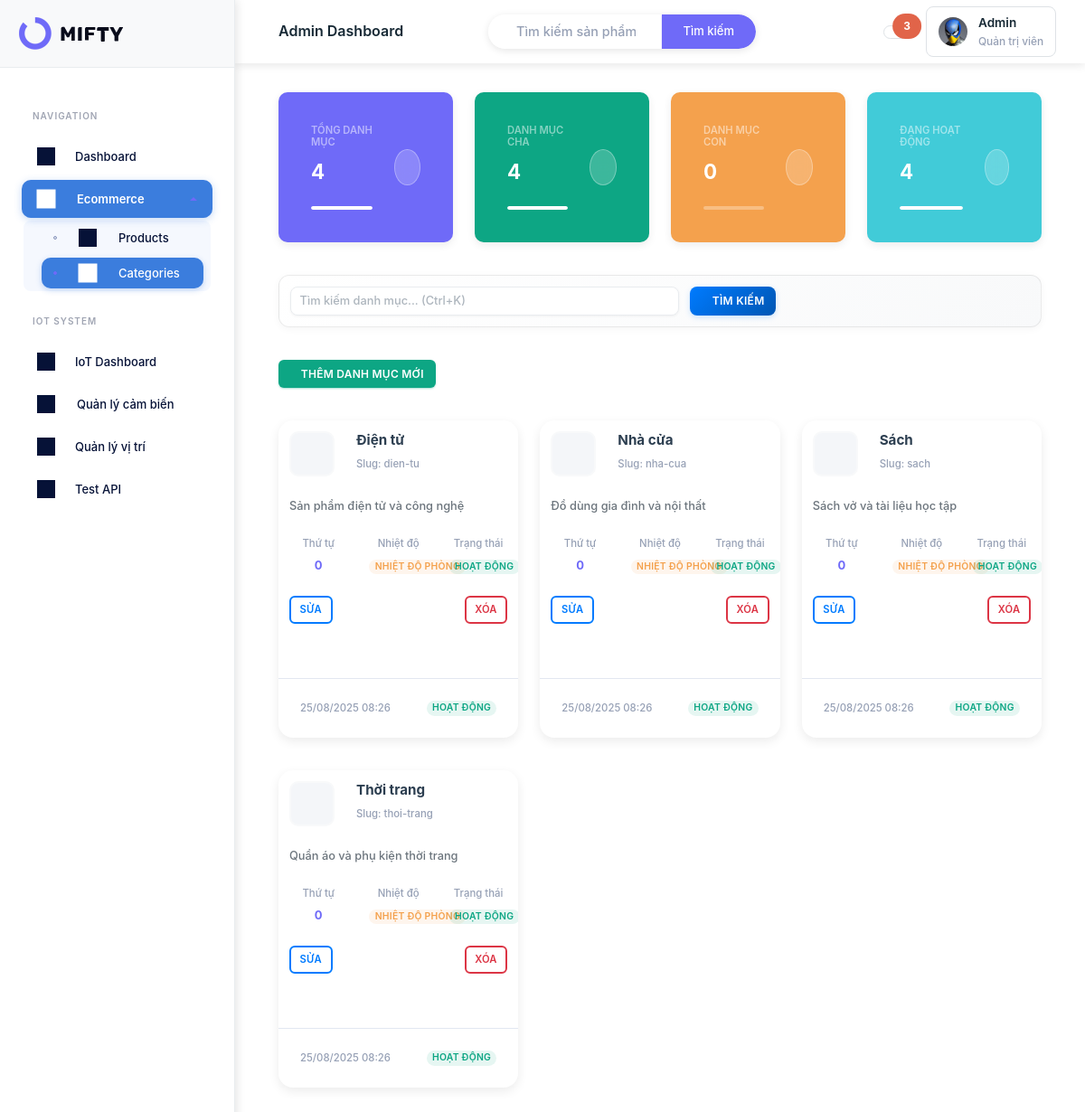
Screenshot of /admin/categories/index.php with the database file from the repository.
### tables this page shows
CREATE TABLE IF NOT EXISTS categories (
    id INT AUTO_INCREMENT PRIMARY KEY,
    name VARCHAR(255) NOT NULL,
    slug VARCHAR(255) UNIQUE NOT NULL,
    description TEXT,
    parent_id INT DEFAULT NULL,
    image VARCHAR(255),
    temperature_type ENUM('frozen', 'chilled', 'ambient') DEFAULT 'ambient' COMMENT 'Loại nhiệt độ: frozen(≤-18°C), chilled(0-5°C), ambient(15-33°C)',
    is_active BOOLEAN DEFAULT TRUE,
    sort_order INT DEFAULT 0,
    created_at TIMESTAMP DEFAULT CURRENT_TIMESTAMP,
    updated_at TIMESTAMP DEFAULT CURRENT_TIMESTAMP ON UPDATE CURRENT_TIMESTAMP,
    FOREIGN KEY (parent_id) REFERENCES categories(id) ON DELETE SET NULL
);

### admin/categories/index.php (the view, shortened to what the rows shown need)
<?php
require_once '../../config/database.php';
require_once '../../models/Category.php';
$category = new Category();
$categories_result = $category->getAll();
$categories = [];
while($row = $categories_result->fetch()) {
    $categories[] = $row;
}
$total_categories = $category->count();
$parent_categories = $category->getParentCategories();
$parent_count = $parent_categories->rowCount();
$search_keyword = '';
$display_categories = $categories;
?>
<!DOCTYPE html>
<html lang="vi" dir="ltr" data-startbar="light" data-bs-theme="light">
<head>
    <link href="../../assets/css/bootstrap.min.css" rel="stylesheet" type="text/css" />
    <link href="../../assets/css/icons.min.css" rel="stylesheet" type="text/css" />
    <link href="../../assets/css/app.min.css" rel="stylesheet" type="text/css" />
    <link href="../../assets/css/custom-override.css" rel="stylesheet" type="text/css" />
    <link href="../partials/layout.css" rel="stylesheet" type="text/css" />
    <link href="../../assets/css/widget.css" rel="stylesheet" type="text/css" />
</head>
<body>
    <div class="content-page">
        <div class="content">
            <div class="container-fluid">
                    <div class="row">
                        <div class="col-md-6 col-lg-3 mb-2">
                            <div class="card stat-card bg-primary text-white">
                                <div class="card-body p-4">
                                    <div class="d-flex justify-content-between align-items-center">
                                        <div class="flex-grow-1">
                                            <h2 class="mb-0 fw-bold"><?php echo $total_categories; ?></h2>
                                        </div>
                                    </div>
                                </div>
                            </div>
                        </div>
                        <div class="col-md-6 col-lg-3 mb-2">
                            <div class="card stat-card bg-success text-white">
                                <div class="card-body p-4">
                                    <div class="d-flex justify-content-between align-items-center">
                                        <div class="flex-grow-1">
                                            <h2 class="mb-0 fw-bold"><?php echo $parent_count; ?></h2>
                                        </div>
                                    </div>
                                </div>
                            </div>
                        </div>
                        <div class="col-md-6 col-lg-3 mb-2">
                            <div class="card stat-card bg-warning text-white">
                                <div class="card-body p-4">
                                    <div class="d-flex justify-content-between align-items-center">
                                        <div class="flex-grow-1">
                                            <h2 class="mb-0 fw-bold"><?php echo $total_categories - $parent_count; ?></h2>
                                        </div>
                                    </div>
                                </div>
                            </div>
                        </div>
                        <div class="col-md-6 col-lg-3 mb-2">
                            <div class="card stat-card bg-info text-white">
                                <div class="card-body p-4">
                                    <div class="d-flex justify-content-between align-items-center">
                                        <div class="flex-grow-1">
                                            <?php
                                            $active_categories = count(array_filter($categories, function($cat) {
                                                return isset($cat['is_active']) && $cat['is_active'] == 1;
                                            }));
                                            ?>
                                            <h2 class="mb-0 fw-bold"><?php echo $active_categories; ?></h2>
                                        </div>
                                    </div>
                                </div>
                            </div>
                        </div>
                    </div>
                    <div class="row content-fade" id="categoryList">
                        <?php if(empty($display_categories)): ?>
                            <div class="col-12">
                                <?php if(!empty($search_keyword)): ?>
                                    <div class="search-empty-state">
                                        <i class="iconoir-search"></i>
                                        <h5>Không tìm thấy danh mục nào</h5>
                                        <p>Không có danh mục nào khớp với từ khóa "<strong><?php echo htmlspecialchars($search_keyword); ?></strong>".</p>
                                        <div class="search-suggestions">
                                            <h6><i class="iconoir-lightbulb"></i> Gợi ý tìm kiếm:</h6>
                                            <ul>
                                                <li>Kiểm tra chính tả từ khóa tìm kiếm</li>
                                                <li>Thử từ khóa ngắn hơn hoặc khác</li>
                                                <li>Xóa bộ lọc để xem tất cả danh mục</li>
                                            </ul>
                                        </div>
                                    </div>
                                <?php else: ?>
                                    <div class="card empty-state">
                                        <div class="card-body text-center py-5">
                                            <h5 class="mt-3">Chưa có danh mục nào</h5>
                                            <button type="button" class="btn btn-primary mt-3 quick-action" onclick="openCreateCategoryModal()">
                                                <i class="iconoir-plus me-2"></i> Tạo danh mục đầu tiên
                                            </button>
                                        </div>
                                    </div>
                                <?php endif; ?>
                            </div>
                        <?php else: ?>
                            <?php foreach($display_categories as $cat): ?>
                                <div class="col-lg-4 col-md-6 mb-4">
                                    <div class="card category-card h-100">
                                        <div class="card-body">
                                            <div class="d-flex align-items-start mb-3">
                                                <?php if(!empty($cat['image'])): ?>
                                                    <img src="../../<?php echo htmlspecialchars($cat['image']); ?>"
                                                         alt="<?php echo htmlspecialchars($cat['name']); ?>"
                                                         class="category-image me-3">
                                                <?php else: ?>
                                                    <div class="category-image bg-light d-flex align-items-center justify-content-center me-3" style="width: 50px; height: 50px; border-radius: 10px; border: 2px solid #f8f9fa;">
                                                    </div>
                                                <?php endif; ?>
                                                <div class="flex-grow-1">
                                                    <h5 class="card-title mb-1"><?php echo htmlspecialchars($cat['name']); ?></h5>
                                                    <small class="text-muted">Slug: <?php echo htmlspecialchars($cat['slug']); ?></small>
                                                </div>
                                            </div>
                                            <p class="card-text mb-3">
                                                <?php echo htmlspecialchars(substr($cat['description'], 0, 80)) . (strlen($cat['description']) > 80 ? '...' : ''); ?>
                                            </p>
                                            <div class="row text-center mb-3">
                                                <div class="col-4">
                                                    <small class="text-muted d-block mb-1">Thứ tự</small>
                                                    <div class="fw-bold text-primary fs-6">
                                                        <?php echo $cat['sort_order']; ?>
                                                    </div>
                                                </div>
                                                <div class="col-4">
                                                    <small class="text-muted d-block mb-1">Nhiệt độ</small>
                                                    <div>
                                                        <?php
                                                        $temp_type = isset($cat['temperature_type']) ? $cat['temperature_type'] : 'ambient';
                                                        $temp_labels = [
                                                            'frozen' => ['Đông lạnh', 'bg-info-subtle text-info'],
                                                            'chilled' => ['Lạnh mát', 'bg-primary-subtle text-primary'],
                                                            'ambient' => ['Nhiệt độ phòng', 'bg-warning-subtle text-warning']
                                                        ];
                                                        $temp_info = $temp_labels[$temp_type] ?? $temp_labels['ambient'];
                                                        ?>
                                                        <span class="badge <?php echo $temp_info[1]; ?>">
                                                            <?php echo $temp_info[0]; ?>
                                                        </span>
                                                    </div>
                                                </div>
                                                <div class="col-4">
                                                    <small class="text-muted d-block mb-1">Trạng thái</small>
                                                    <div>
                                                        <span class="badge <?php echo (isset($cat['is_active']) && $cat['is_active'] == 1) ? 'bg-success-subtle text-success' : 'bg-secondary-subtle text-secondary'; ?>">
                                                            <?php echo (isset($cat['is_active']) && $cat['is_active'] == 1) ? 'Hoạt động' : 'Không hoạt động'; ?>
                                                        </span>
                                                    </div>
                                                </div>
                                            </div>
                                            <div class="d-flex justify-content-between mb-3">
                                                <button type="button"
                                                        class="btn btn-outline-primary"
                                                        onclick="openEditCategoryModal(<?php echo $cat['id']; ?>, '<?php echo htmlspecialchars(addslashes($cat['name'])); ?>', '<?php echo htmlspecialchars(addslashes($cat['slug'])); ?>', '<?php echo htmlspecialchars(addslashes($cat['description'])); ?>', <?php echo $cat['parent_id'] ?: 'null'; ?>, <?php echo $cat['sort_order']; ?>, <?php echo $cat['is_active']; ?>, '<?php echo htmlspecialchars(addslashes($cat['image'])); ?>', '<?php echo isset($cat['temperature_type']) ? $cat['temperature_type'] : 'ambient'; ?>')">
                                                    <i class="iconoir-edit"></i> Sửa
                                                </button>
                                                <button type="button"
                                                        class="btn btn-outline-danger"
                                                        onclick="deleteCategory(<?php echo $cat['id']; ?>, '<?php echo htmlspecialchars(addslashes($cat['name'])); ?>')">
                                                    <i class="iconoir-trash"></i> Xóa
                                                </button>
                                            </div>
                                        </div>
                                        <div class="card-footer bg-transparent border-top">
                                            <div class="d-flex justify-content-between align-items-center">
                                                <small class="text-muted">
                                                    <?php echo date('d/m/Y H:i', strtotime($cat['created_at'])); ?>
                                                </small>
                                                <span class="badge <?php echo (isset($cat['is_active']) && $cat['is_active'] == 1) ? 'bg-success-subtle text-success' : 'bg-secondary-subtle text-secondary'; ?>">
                                                    <?php echo (isset($cat['is_active']) && $cat['is_active'] == 1) ? 'Hoạt động' : 'Không hoạt động'; ?>
                                                </span>
                                            </div>
                                        </div>
                                    </div>
                                </div>
                            <?php endforeach; ?>
                        <?php endif; ?>
                    </div>
                </div>
            </div>
        </div>
</body>
</html>

### rows the page displays
categories: name "Điện tử", slug "dien-tu", description "Sản phẩm điện tử và công nghệ", sort_order "0", temperature_type "NHIỆT ĐỘ PHÒNG", is_active "HOẠT ĐỘNG", created_at "25/08/2025 08:26"
categories: name "Nhà cửa", slug "nha-cua", description "Đồ dùng gia đình và nội thất", sort_order "0", temperature_type "NHIỆT ĐỘ PHÒNG", is_active "HOẠT ĐỘNG", created_at "25/08/2025 08:26"
categories: name "Sách", slug "sach", description "Sách vở và tài liệu học tập", sort_order "0", temperature_type "NHIỆT ĐỘ PHÒNG", is_active "HOẠT ĐỘNG", created_at "25/08/2025 08:26"
categories: name "Thời trang", slug "thoi-trang", description "Quần áo và phụ kiện thời trang", sort_order "0", temperature_type "NHIỆT ĐỘ PHÒNG", is_active "HOẠT ĐỘNG", created_at "25/08/2025 08:26"

### other values shown
$total_categories "4"
$parent_count "4"
$total_categories - $parent_count "0"
$active_categories "4"
